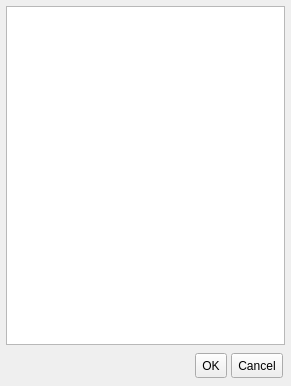
<?xml version="1.0" encoding="UTF-8"?>
<ui version="4.0">
 <class>UserSelectDialog</class>
 <widget class="QDialog" name="UserSelectDialog">
  <property name="windowModality">
   <enum>Qt::WindowModal</enum>
  </property>
  <property name="geometry">
   <rect>
    <x>0</x>
    <y>0</y>
    <width>291</width>
    <height>386</height>
   </rect>
  </property>
  <property name="windowTitle">
   <string>Dialog</string>
  </property>
  <layout class="QVBoxLayout" name="verticalLayout">
   <property name="leftMargin">
    <number>6</number>
   </property>
   <property name="topMargin">
    <number>6</number>
   </property>
   <property name="rightMargin">
    <number>6</number>
   </property>
   <property name="bottomMargin">
    <number>6</number>
   </property>
   <item>
    <widget class="lmcUserTreeWidget" name="treeWidgetUserList">
     <property name="horizontalScrollBarPolicy">
      <enum>Qt::ScrollBarAlwaysOff</enum>
     </property>
     <property name="indentation">
      <number>0</number>
     </property>
     <attribute name="headerVisible">
      <bool>false</bool>
     </attribute>
     <column>
      <property name="text">
       <string>Contacts</string>
      </property>
     </column>
    </widget>
   </item>
   <item alignment="Qt::AlignRight">
    <widget class="QWidget" name="widgetAcceptButtons" native="true">
     <layout class="QHBoxLayout" name="horizontalLayout">
      <property name="spacing">
       <number>4</number>
      </property>
      <property name="leftMargin">
       <number>2</number>
      </property>
      <property name="topMargin">
       <number>2</number>
      </property>
      <property name="rightMargin">
       <number>2</number>
      </property>
      <property name="bottomMargin">
       <number>2</number>
      </property>
      <item>
       <widget class="ThemedButton" name="buttonOK">
        <property name="sizePolicy">
         <sizepolicy hsizetype="Preferred" vsizetype="Preferred">
          <horstretch>0</horstretch>
          <verstretch>0</verstretch>
         </sizepolicy>
        </property>
        <property name="minimumSize">
         <size>
          <width>0</width>
          <height>25</height>
         </size>
        </property>
        <property name="text">
         <string>OK</string>
        </property>
       </widget>
      </item>
      <item>
       <widget class="ThemedButton" name="buttonCancel">
        <property name="sizePolicy">
         <sizepolicy hsizetype="Preferred" vsizetype="Preferred">
          <horstretch>0</horstretch>
          <verstretch>0</verstretch>
         </sizepolicy>
        </property>
        <property name="minimumSize">
         <size>
          <width>0</width>
          <height>24</height>
         </size>
        </property>
        <property name="text">
         <string>Cancel</string>
        </property>
       </widget>
      </item>
     </layout>
    </widget>
   </item>
  </layout>
 </widget>
 <customwidgets>
  <customwidget>
   <class>ThemedButton</class>
   <extends>QToolButton</extends>
   <header location="global">themedbutton.h</header>
  </customwidget>
  <customwidget>
   <class>lmcUserTreeWidget</class>
   <extends>QTreeWidget</extends>
   <header>usertreewidget.h</header>
  </customwidget>
 </customwidgets>
 <resources/>
 <connections/>
</ui>
